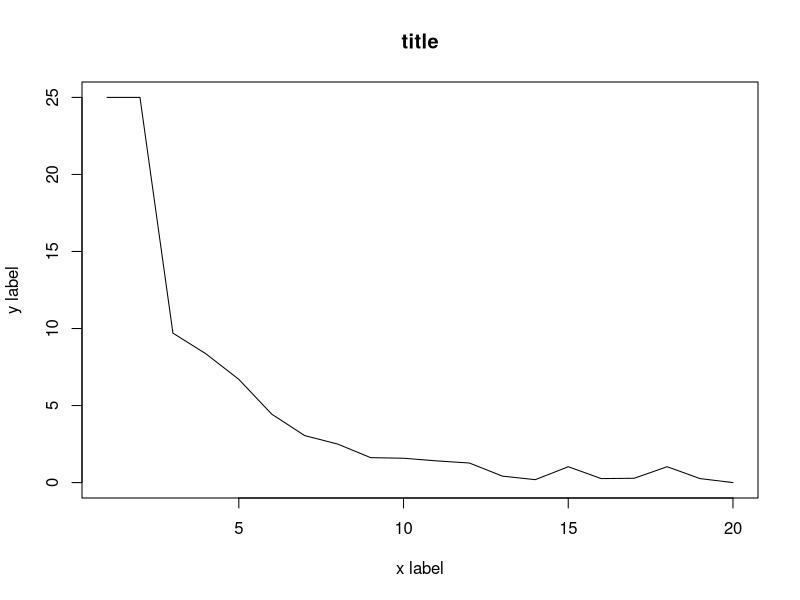
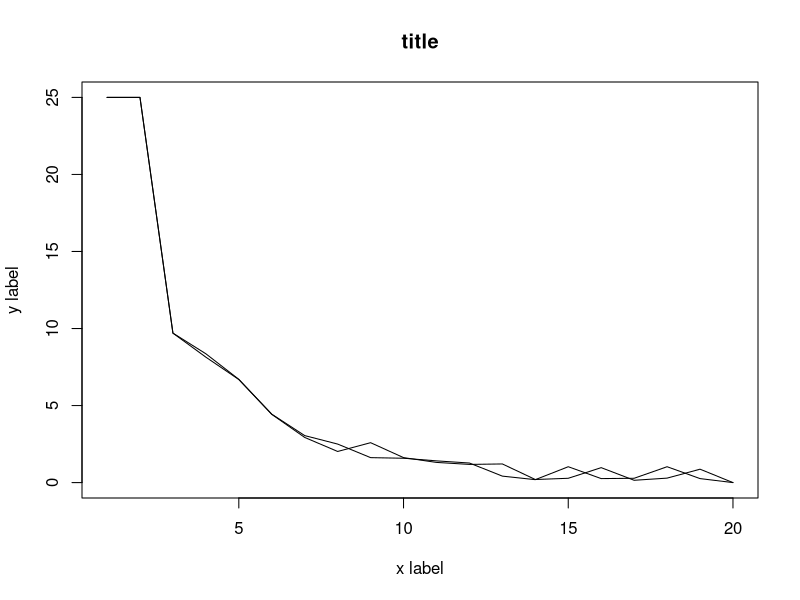
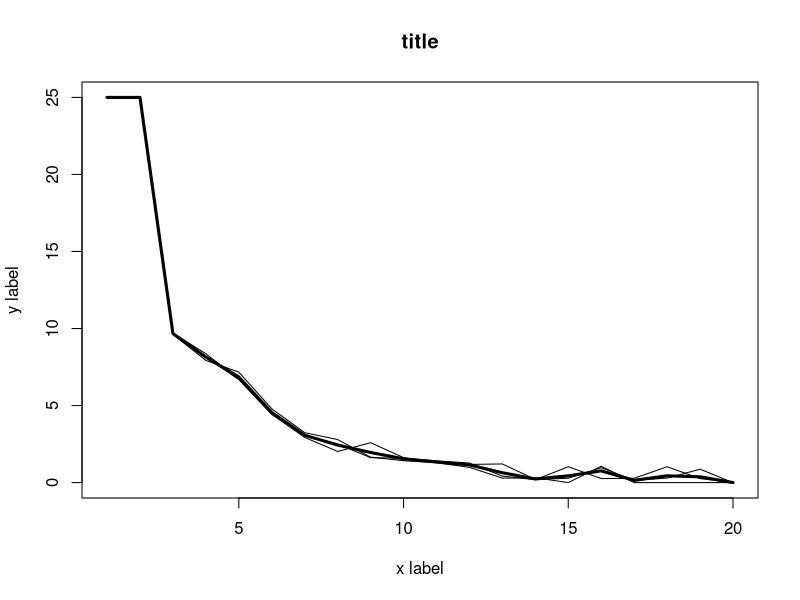

These charts were generated, in order, by the following R code:
abm<-function(#Specified parameters
  
  Runs=3,
  Individuals=100, #number of total resource users in a population
  
  TotalCarryingCapacity=10000, #total available resource units
  
  StartPercCarryingCapacity = 0.7, #amount of resources available in the landscape at the start in proportion to CC
  
  PercProtected=0.3, #percent of the total resource that's in a protected area
  
  CoopPercStart=0.9, #percent of individuals who start by following the rules at t0
  
  LearningStrategy = "Success Bias", #options are Success Bias & Conformist
  
  TimeSteps=20,
  ResourceRegenerationPerTimeStep=1.15,
  harvestMax=25,
  ProbOfMobility=0.2){
  
  ## Create output dfs
  
  outputmeanTimeProtect<-as.data.frame(matrix(NA,TimeSteps,Runs)) #output df for mean time harvesting from protected area
  names(outputmeanTimeProtect)<- paste("Run", 1:Runs, sep="")
  
  outputmeanTimeWorking<-as.data.frame(matrix(NA,TimeSteps,Runs))#output df for mean time harvesting from working area
  names(outputmeanTimeWorking)<- paste("Run", 1:Runs, sep="")
  
  outputNumResourcesProtect<-as.data.frame(matrix(NA,TimeSteps,Runs))#output df for resources in protected area
  names(outputNumResourcesProtect)<- paste("Run", 1:Runs, sep="")
  
  outputpercCCProtect<-as.data.frame(matrix(NA,TimeSteps,Runs))#output df for % of CC in protected area
  names(outputpercCCProtect)<- paste("Run", 1:Runs, sep="")
  
  outputNumResourcesWorking<-as.data.frame(matrix(NA,TimeSteps,Runs))#output df for resources in working area
  names(outputNumResourcesWorking)<- paste("Run", 1:Runs, sep="")
  
  outputpercCCWorking<-as.data.frame(matrix(NA,TimeSteps,Runs))#output df for % of CC in working area
  names(outputpercCCWorking)<- paste("Run", 1:Runs, sep="")
  
  outputmeanPayoff<-as.data.frame(matrix(NA,TimeSteps,Runs)) #output df for mean payoff
  names(outputmeanPayoff)<- paste("Run", 1:Runs, sep="")
  
  
  
  for (r in 1:Runs){
    PercWorking= 1-PercProtected #percent of resource in a working landscape
    TotalCCResourceProtected=PercProtected*TotalCarryingCapacity #total resource units in carrying capacity of protected area
    TotalCCResourceWorking=PercWorking*TotalCarryingCapacity #total resource units in carrying capacity of working area
    StartResourceWorking = TotalCCResourceWorking*StartPercCarryingCapacity #number of resources in the working landscape starting
    StartResourceProtected = TotalCCResourceProtected*StartPercCarryingCapacity #number of resources in the protected landscape starting
    CoopNumStart= as.integer(CoopPercStart*Individuals) #number of individuals cooperating fully at t0
    DefNumStart= Individuals - CoopNumStart#number of individuals defecting at t0
    PercTimeProtected = c(rep(0,CoopNumStart),rbeta(DefNumStart,1,2)) #percent of their foraging time each indv spends in the PA
    PercTimeWorking = (1-PercTimeProtected)#percent of their foraging time each indv spends in the working landscape
    
    agents<-data.frame(PercTimeProtected,
                       PercTimeWorking,
                       PayoffProtectedLastTime = rep(NA,Individuals),
                       PayoffWorkingLastTime= rep(NA,Individuals))   #dataframe to be filled with initial payoffs
    
    ProtectPerDefect<-as.integer(StartResourceProtected/DefNumStart) #protected area resources per each individual harvesting there
    WorkingPerTotal<-as.integer(StartResourceWorking/Individuals) #working landscape resources per individual
    
    for ( i in 1:nrow(agents)){  #fill the starting df percent payoff from the protected landscape is a function of the amount 
      agent2<-agents[i,]   #of resources there per individual searching there, and a random draw with a chance of success equal to time spent
      agents[i,4]<-rbinom(1,WorkingPerTotal,agent2$PercTimeWorking)
      agents[i,4]<-ifelse(agents[i,4]>=harvestMax,harvestMax,agents[i,4])
      agents[i,3]<- ifelse(agents[i,4]< harvestMax,rbinom(1,ProtectPerDefect,agent2$PercTimeProtected),0) #if they didnt get the max harvest, then 
      agents[i,3]<-ifelse(agents[i,3]>harvestMax-agents[i,4],harvestMax-agents[i,4],agents[i,3])
    } #see what they get from the working landscape first
    
    
    
    agents$PayoffTotalLastTime<- agents$PayoffProtectedLastTime + agents$PayoffWorkingLastTime #total payoff is the sum of what they get from both areas
    
    
    
    
    outputmeanTimeProtect[1,r] <- mean(agents$PercTimeProtected)  #fill it with the outouts from time 1
    outputmeanTimeWorking[1,r]  <- mean(agents$PercTimeWorking) 
    outputNumResourcesProtect[1,r] <- StartResourceProtected-sum(agents$PayoffProtectedLastTime) 
    outputNumResourcesWorking[1,r] <- StartResourceWorking-sum(agents$PayoffWorkingLastTime) 
    outputpercCCProtect[1,r]  <- outputNumResourcesProtect[1,r]/TotalCCResourceProtected
    outputpercCCWorking[1,r]  <- outputNumResourcesWorking[1,r]/TotalCCResourceWorking
    outputmeanPayoff[1,r]  <- mean(agents$PayoffTotalLastTime) 
    
    
    
    for (t in 2:TimeSteps){  #run the abm for all o fthe time steps
      
      #choose new strategy  
      
      LastTimeAgents<-agents  #save the agents from the pervious time to a new df
      
      LastTimePercTimeProtected<-LastTimeAgents$PercTimeProtected  #pull out the previous pretected foraging times as vector
      LastTimePercWorking<-LastTimeAgents$PercTimeWorking  #pull out the previous working foraging times as vector
      
      PercTimeProtected<-rep(NA,length(PercTimeProtected))  #nullify the previous perc time protected vector so we can fill it later and be confident the values changed
      
      if(LearningStrategy == "Success Bias"){ 
        for (j in 1:nrow(LastTimeAgents)){  
          ThisAgent<-LastTimeAgents[j,]      #modify the foraging strategy of each agent individually
          OtherAgents<-LastTimeAgents[-j,]   #dataframe of ther agents for them to copy from
          ThisAgentPayoff<-ThisAgent$PayoffTotalLastTime   #payoff last time period for this agent
          OtherAgentSpecific<-OtherAgents[sample(nrow(OtherAgents),1),] #choose a specific agent for them to get paired up with
          OtherAgentPayoff<-OtherAgentSpecific$PayoffTotalLastTime  #Payoff the other agent recieved
          OtherAgentPercProtect<-OtherAgentSpecific$PercTimeProtected #strategy of other agent
          ThisAgentPercProtect<-ThisAgent$PercTimeProtected  #strategy of this agent
          
          PercTimeProtected[j]<-ifelse(ThisAgentPayoff >=OtherAgentPayoff,ThisAgent$PercTimeProtected,
                                       (ThisAgentPercProtect+((OtherAgentPercProtect-ThisAgentPercProtect)/2))) #vector of new strategies
          
          #if this agent did better than the randomly selected agent then they keep their strategy
          #if they did worse thnan they modify their strategy to be the difference between their previou sstrategy and the randomly selected agent
          
        }}
      if(LearningStrategy == "Conformist"){
        for (j in 1:nrow(LastTimeAgents)){  
          ThisAgent<-LastTimeAgents[j,]      #Pull out each specific agent
          OtherAgents<-LastTimeAgents[-j,]   #dataframe of ther agents for them to copy from
          OtherAgentsSample<-OtherAgents[c(sample(1:nrow(OtherAgents),5)),] #haphazardly chose 5 here...look into lit to find good number!!!
          OtherAgentsPercProtect<-mean(OtherAgentsSample$PercTimeProtected )# mean strategy of other agents
          ThisAgentPercProtect<-ThisAgent$PercTimeProtected  #strategy of this agent
          
          PercTimeProtected[j]<-(ThisAgentPercProtect+((OtherAgentsPercProtect-ThisAgentPercProtect)/2)) #vector of new strategies
        }}
      
      PercTimeWorking<- 1-PercTimeProtected   #time foraging in the working landscape
      
      
      agents<-data.frame(PercTimeProtected,   #new agent dataframe to fill
                         PercTimeWorking,
                         PayoffProtectedLastTime = rep(NA,Individuals),
                         PayoffWorkingLastTime= rep(NA,Individuals)) 
      
      
      #New resource pools to pull from
      #make sure they dont regenerate past their carrying capacity
      
      NewProtectedResourcesTotal<-round(outputNumResourcesProtect[t-1,r] * ResourceRegenerationPerTimeStep,digits=0)
      NewProtectedResourcesTotal<-ifelse(NewProtectedResourcesTotal<=  TotalCCResourceProtected,NewProtectedResourcesTotal, TotalCCResourceProtected)
      NewWorkingResourcesTotal<-round(outputNumResourcesWorking[t-1,r] * ResourceRegenerationPerTimeStep,digits=0)
      NewWorkingResourcesTotal<-ifelse(NewWorkingResourcesTotal<=TotalCCResourceWorking,NewWorkingResourcesTotal,TotalCCResourceWorking)
      
      ##Resource mobility
      LeaveWorking<-rbinom(1,NewWorkingResourcesTotal,ProbOfMobility) #number of resources which leave the protected area
      LeaveProtected<-rbinom(1,NewProtectedResourcesTotal,ProbOfMobility)#number of resources which leave the working area
      
      #do the accounting on entering vs leaving individuals
      NewWorkingResourcesTotal<-NewWorkingResourcesTotal-LeaveWorking+LeaveProtected
      NewProtectedResourcesTotal<-NewProtectedResourcesTotal-LeaveProtected+LeaveWorking
      
      #Make sure they dont go over the CC again
      NewWorkingResourcesTotal<-ifelse(NewWorkingResourcesTotal<=TotalCCResourceWorking,NewWorkingResourcesTotal,TotalCCResourceWorking)
      NewProtectedResourcesTotal<-ifelse(NewProtectedResourcesTotal<=  TotalCCResourceProtected,NewProtectedResourcesTotal, TotalCCResourceProtected)
      
      
      ##calculate available resources per individual
      ProtectPerDefect<-as.integer(NewProtectedResourcesTotal/nrow(agents[agents$PercTimeProtected>0,])) #protected area resources per each individual harvesting there  
      WorkingPerTotal<-as.integer(NewWorkingResourcesTotal/Individuals)
      
      
      for ( i in 1:nrow(agents)){  #fill the starting df percent payoff from the protected landscape is a function of the amount 
        agent2<-agents[i,]   #of resources there per individual searching there, and a random draw with a chance of success equal to time spent
        agents[i,4]<-rbinom(1,WorkingPerTotal,agent2$PercTimeWorking)
        agents[i,4]<-ifelse(agents[i,4]>=harvestMax,harvestMax,agents[i,4])
        agents[i,3]<- ifelse(agents[i,4]< harvestMax,rbinom(1,ProtectPerDefect,agent2$PercTimeProtected),0) #if they didnt get the max harvest, then 
        agents[i,3]<-ifelse(agents[i,3]>harvestMax-agents[i,4],harvestMax-agents[i,4],agents[i,3])
      } #see what they get from the working landscape first
      
      
      
      agents$PayoffTotalLastTime<- agents$PayoffProtectedLastTime + agents$PayoffWorkingLastTime #total payoff is the sum of what they get from both areas
      
      outputmeanTimeProtect[t,r] <- mean(agents$PercTimeProtected)  #fill it with the outouts from time 1
      outputmeanTimeWorking[t,r]  <- mean(agents$PercTimeWorking) 
      outputNumResourcesProtect[t,r] <- NewProtectedResourcesTotal-sum(agents$PayoffProtectedLastTime) 
      outputNumResourcesWorking[t,r]  <- NewWorkingResourcesTotal-sum(agents$PayoffWorkingLastTime)
      outputpercCCProtect[t,r]  <- outputNumResourcesProtect[t,r]/TotalCCResourceProtected
      outputpercCCWorking[t,r]  <- outputNumResourcesWorking[t,r]/TotalCCResourceWorking
      outputmeanPayoff[t,r]  <- mean(agents$PayoffTotalLastTime)
      
    }
    
    plot(rowMeans(outputmeanPayoff), type = 'l', ylab = "y label", xlab = "x label", ylim=c(0,harvestMax), lwd = 3, main = "title")
    
    for (j in 1:Runs) {  
      
      lines(outputmeanPayoff[,j], type = 'l')  # add lines for each run, up to r_max
      
    }
    
    #return(outputmeanPayoff)
    
  }
  outputmeanPayoff
}

abm(Runs=3)
  
  
  
  
  
  
  
  
  